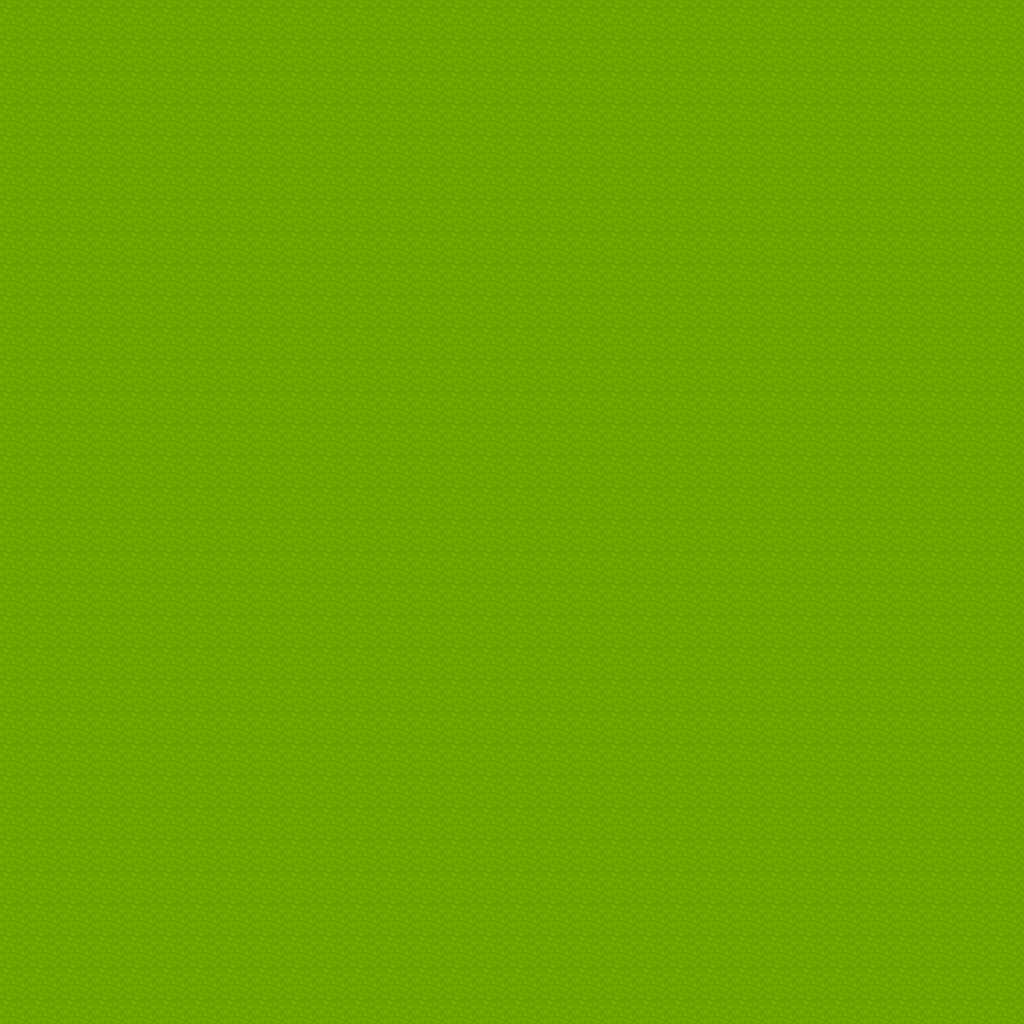

This is a level from a 2D game, rendered from its Tiled map with the project's own tilesets. A one-line summary and the complete map file follow:
An orthogonal 32x32 tile map with 32x32 px tiles, 1 tile layer (Tile Layer 1), 3 tilesets and 17 objects.

<map version="1.2" tiledversion="2020.03.18" orientation="orthogonal" renderorder="right-down" width="32" height="32" tilewidth="32" tileheight="32" infinite="0" nextlayerid="5" nextobjectid="23">
 <tileset firstgid="1" name="tileset" tilewidth="32" tileheight="32" tilecount="2128" columns="16">
  <image source="tileset.png" width="512" height="4256" />
 </tileset>
 <tileset firstgid="2129" source="Template_boi.tsx" />
 <tileset firstgid="2130" source="animated_blob.tsx" />
 <layer id="1" name="Tile Layer 1" width="32" height="32">
  <data encoding="csv">
2,2,2,2,2,2,2,2,2,2,2,2,2,2,2,2,2,2,2,2,2,2,2,2,2,2,2,2,2,2,2,2,
2,2,2,2,2,2,2,2,2,2,2,2,2,2,2,2,2,2,2,2,2,2,2,2,2,2,2,2,2,2,2,2,
2,2,2,2,2,2,2,2,2,2,2,2,2,2,2,2,2,2,2,2,2,2,2,2,2,2,2,2,2,2,2,2,
2,2,2,2,2,2,2,2,2,2,2,2,2,2,2,2,2,2,2,2,2,2,2,2,2,2,2,2,2,2,2,2,
2,2,2,2,2,2,2,2,2,2,2,2,2,2,2,2,2,2,2,2,2,2,2,2,2,2,2,2,2,2,2,2,
2,2,2,2,2,2,2,2,2,2,2,2,2,2,2,2,2,2,2,2,2,2,2,2,2,2,2,2,2,2,2,2,
2,2,2,2,2,2,2,2,2,2,2,2,2,2,2,2,2,2,2,2,2,2,2,2,2,2,2,2,2,2,2,2,
2,2,2,2,2,2,2,2,2,2,2,2,2,2,2,2,2,2,2,2,2,2,2,2,2,2,2,2,2,2,2,2,
2,2,2,2,2,2,2,2,2,2,2,2,2,2,2,2,2,2,2,2,2,2,2,2,2,2,2,2,2,2,2,2,
2,2,2,2,2,2,2,2,2,2,2,2,2,2,2,2,2,2,2,2,2,2,2,2,2,2,2,2,2,2,2,2,
2,2,2,2,2,2,2,2,2,2,2,2,2,2,2,2,2,2,2,2,2,2,2,2,2,2,2,2,2,2,2,2,
2,2,2,2,2,2,2,2,2,2,2,2,2,2,2,2,2,2,2,2,2,2,2,2,2,2,2,2,2,2,2,2,
2,2,2,2,2,2,2,2,2,2,2,2,2,2,2,2,2,2,2,2,2,2,2,2,2,2,2,2,2,2,2,2,
2,2,2,2,2,2,2,2,2,2,2,2,2,2,2,2,2,2,2,2,2,2,2,2,2,2,2,2,2,2,2,2,
2,2,2,2,2,2,2,2,2,2,2,2,2,2,2,2,2,2,2,2,2,2,2,2,2,2,2,2,2,2,2,2,
2,2,2,2,2,2,2,2,2,2,2,2,2,2,2,2,2,2,2,2,2,2,2,2,2,2,2,2,2,2,2,2,
2,2,2,2,2,2,2,2,2,2,2,2,2,2,2,2,2,2,2,2,2,2,2,2,2,2,2,2,2,2,2,2,
2,2,2,2,2,2,2,2,2,2,2,2,2,2,2,2,2,2,2,2,2,2,2,2,2,2,2,2,2,2,2,2,
2,2,2,2,2,2,2,2,2,2,2,2,2,2,2,2,2,2,2,2,2,2,2,2,2,2,2,2,2,2,2,2,
2,2,2,2,2,2,2,2,2,2,2,2,2,2,2,2,2,2,2,2,2,2,2,2,2,2,2,2,2,2,2,2,
2,2,2,2,2,2,2,2,2,2,2,2,2,2,2,2,2,2,2,2,2,2,2,2,2,2,2,2,2,2,2,2,
2,2,2,2,2,2,2,2,2,2,2,2,2,2,2,2,2,2,2,2,2,2,2,2,2,2,2,2,2,2,2,2,
2,2,2,2,2,2,2,2,2,2,2,2,2,2,2,2,2,2,2,2,2,2,2,2,2,2,2,2,2,2,2,2,
2,2,2,2,2,2,2,2,2,2,2,2,2,2,2,2,2,2,2,2,2,2,2,2,2,2,2,2,2,2,2,2,
2,2,2,2,2,2,2,2,2,2,2,2,2,2,2,2,2,2,2,2,2,2,2,2,2,2,2,2,2,2,2,2,
2,2,2,2,2,2,2,2,2,2,2,2,2,2,2,2,2,2,2,2,2,2,2,2,2,2,2,2,2,2,2,2,
2,2,2,2,2,2,2,2,2,2,2,2,2,2,2,2,2,2,2,2,2,2,2,2,2,2,2,2,2,2,2,2,
2,2,2,2,2,2,2,2,2,2,2,2,2,2,2,2,2,2,2,2,2,2,2,2,2,2,2,2,2,2,2,2,
2,2,2,2,2,2,2,2,2,2,2,2,2,2,2,2,2,2,2,2,2,2,2,2,2,2,2,2,2,2,2,2,
2,2,2,2,2,2,2,2,2,2,2,2,2,2,2,2,2,2,2,2,2,2,2,2,2,2,2,2,2,2,2,2,
2,2,2,2,2,2,2,2,2,2,2,2,2,2,2,2,2,2,2,2,2,2,2,2,2,2,2,2,2,2,2,2,
2,2,2,2,2,2,2,2,2,2,2,2,2,2,2,2,2,2,2,2,2,2,2,2,2,2,2,2,2,2,2,2
</data>
 </layer>
 <objectgroup id="2" name="Object Layer 1" offsetx="85.4167" offsety="-9.41667">
  <object id="4" template="template_test.tx" x="315" y="259.75" />
  <object id="5" gid="2129" x="497.182" y="197.5" width="8" height="8" />
  <object id="6" gid="2129" x="510.091" y="238.773" width="8" height="8" />
  <object id="7" gid="2129" x="483.364" y="126.773" width="8" height="8" />
  <object id="8" gid="2129" x="391.75" y="77.25" width="8" height="8" />
  <object id="9" gid="2129" x="435.75" y="110.25" width="8" height="8" />
  <object id="10" gid="2129" x="433.25" y="339" width="8" height="8" />
  <object id="11" gid="2129" x="418.25" y="293.75" width="8" height="8" />
  <object id="12" gid="2129" x="413" y="324.5" width="8" height="8" />
  <object id="13" gid="2129" x="482.5" y="319" width="8" height="8" />
  <object id="14" gid="2129" x="495.25" y="296.25" width="8" height="8" />
  <object id="15" gid="2129" x="500.25" y="311.25" width="8" height="8" />
  <object id="16" gid="2129" x="503" y="318.5" width="8" height="8" />
  <object id="18" gid="2129" x="452.5" y="219.25" width="8" height="8" />
  <object id="20" template="template_test.tx" x="433.75" y="254.5" />
  <object id="21" template="template_test.tx" x="344.25" y="331.083" />
  <object id="22" template="animated_rect.tx" x="696.917" y="233.083" />
 </objectgroup>
</map>
